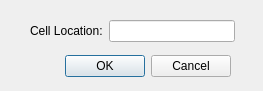
<?xml version="1.0" encoding="UTF-8"?>
<ui version="4.0">
 <class>GoToCellDialog</class>
 <widget class="QDialog" name="GoToCellDialog">
  <property name="geometry">
   <rect>
    <x>0</x>
    <y>0</y>
    <width>263</width>
    <height>91</height>
   </rect>
  </property>
  <property name="windowTitle">
   <string>Dialog</string>
  </property>
  <widget class="QDialogButtonBox" name="buttonBox">
   <property name="geometry">
    <rect>
     <x>40</x>
     <y>50</y>
     <width>191</width>
     <height>32</height>
    </rect>
   </property>
   <property name="orientation">
    <enum>Qt::Horizontal</enum>
   </property>
   <property name="standardButtons">
    <set>QDialogButtonBox::Cancel|QDialogButtonBox::Ok</set>
   </property>
  </widget>
  <widget class="QWidget" name="">
   <property name="geometry">
    <rect>
     <x>30</x>
     <y>20</y>
     <width>205</width>
     <height>22</height>
    </rect>
   </property>
   <layout class="QHBoxLayout" name="horizontalLayout_2">
    <item>
     <widget class="QLabel" name="label">
      <property name="text">
       <string>Cell Location:</string>
      </property>
     </widget>
    </item>
    <item>
     <widget class="QLineEdit" name="lineEdit"/>
    </item>
   </layout>
  </widget>
 </widget>
 <resources/>
 <connections>
  <connection>
   <sender>buttonBox</sender>
   <signal>accepted()</signal>
   <receiver>GoToCellDialog</receiver>
   <slot>accept()</slot>
   <hints>
    <hint type="sourcelabel">
     <x>248</x>
     <y>254</y>
    </hint>
    <hint type="destinationlabel">
     <x>157</x>
     <y>274</y>
    </hint>
   </hints>
  </connection>
  <connection>
   <sender>buttonBox</sender>
   <signal>rejected()</signal>
   <receiver>GoToCellDialog</receiver>
   <slot>reject()</slot>
   <hints>
    <hint type="sourcelabel">
     <x>316</x>
     <y>260</y>
    </hint>
    <hint type="destinationlabel">
     <x>286</x>
     <y>274</y>
    </hint>
   </hints>
  </connection>
 </connections>
</ui>
